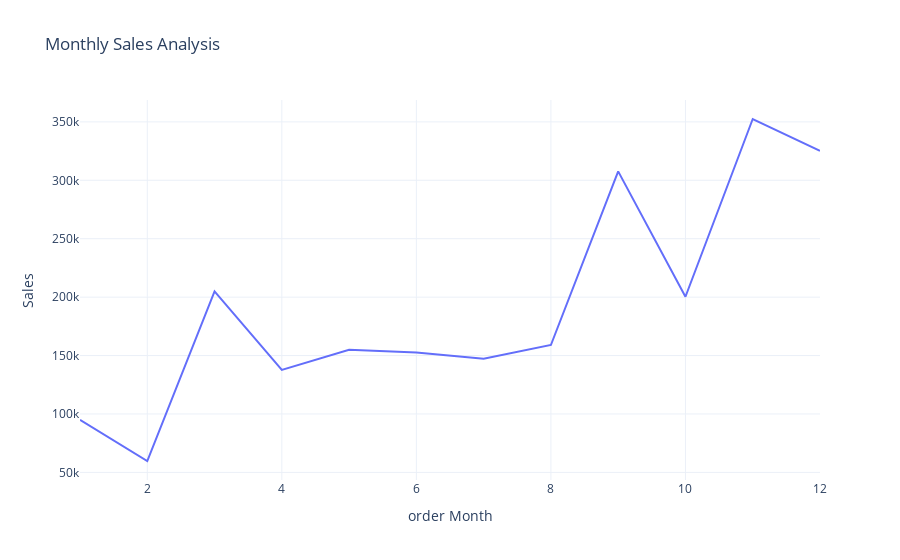

Notebook source saved alongside this figure:
### Code cell
graph= px.line(sales_of_month,
                 x='order Month',
                 y='Sales',
               title='Monthly Sales Analysis'
              )
graph.show()

### Figure 1 — Plotly figure (JSON) as saved in the notebook; plotly's stock layout.template omitted (floating-point values rounded to 4 significant figures)
{"data": [{"hovertemplate": "order Month=%{x}<br>Sales=%{y}<extra></extra>", "legendgroup": "", "line": {"color": "#636efa", "dash": "solid"}, "marker": {"symbol": "circle"}, "mode": "lines", "name": "", "orientation": "v", "showlegend": false, "type": "scatter", "x": [1, 2, 3, 4, 5, 6, 7, 8, 9, 10, 11, 12], "xaxis": "x", "y": [94920.0, 59750.0, 205000.0, 137800.0, 155000.0, 152700.0, 147200.0, 159000.0, 307600.0, 200300.0, 352500.0, 325300.0], "yaxis": "y"}], "layout": {"autosize": true, "legend": {"tracegroupgap": 0}, "title": {"text": "Monthly Sales Analysis"}, "xaxis": {"anchor": "y", "autorange": true, "domain": [0, 1], "range": [1, 12], "title": {"text": "order Month"}, "type": "linear"}, "yaxis": {"anchor": "x", "autorange": true, "domain": [0, 1], "range": [43490.0, 368700.0], "title": {"text": "Sales"}, "type": "linear"}}}
